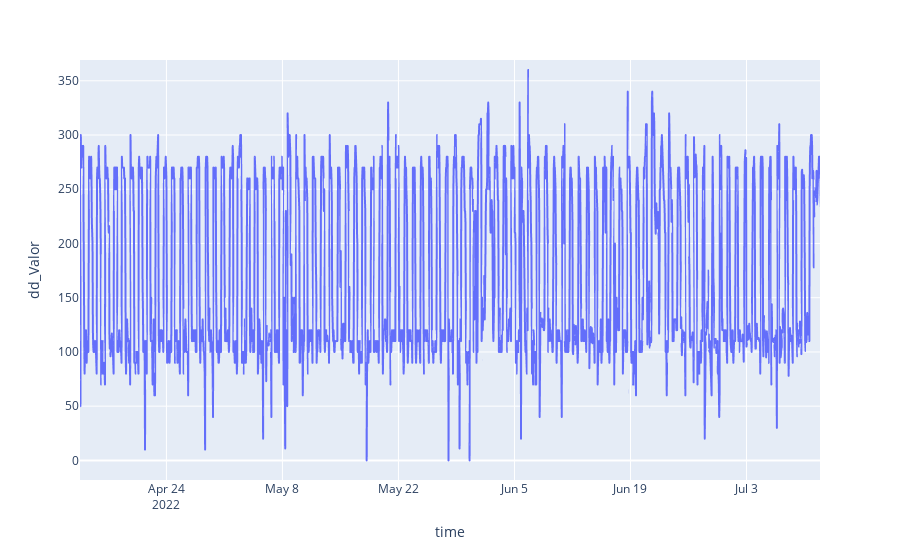

Write notebook code for a chart like this one.
### Code cell
import plotly.express as px
fig = px.line(df, x=df.index, y="dd_Valor")
fig.show()

### Figure 1 — Plotly figure (JSON) as saved in the notebook; plotly's stock layout.template omitted (floating-point values rounded to 4 significant figures; data arrays with more than 128 entries replaced by an {"elided": "..."} marker saying what was removed)
{"data": [{"hovertemplate": "time=%{x}<br>dd_Valor=%{y}<extra></extra>", "legendgroup": "", "line": {"color": "#636efa", "dash": "solid"}, "marker": {"symbol": "circle"}, "mode": "lines", "name": "", "showlegend": false, "type": "scattergl", "x": {"elided": "6439 str values"}, "xaxis": "x", "y": {"elided": "6439 float values"}, "yaxis": "y"}], "layout": {"autosize": true, "legend": {"tracegroupgap": 0}, "margin": {"t": 60}, "xaxis": {"anchor": "y", "autorange": false, "domain": [0, 1], "range": ["2022-04-13 13:43:10.2439", "2022-07-11 20:55:36.5854"], "title": {"text": "time"}, "type": "date"}, "yaxis": {"anchor": "x", "autorange": false, "domain": [0, 1], "range": [-18.08, 369.2], "title": {"text": "dd_Valor"}, "type": "linear"}}}
